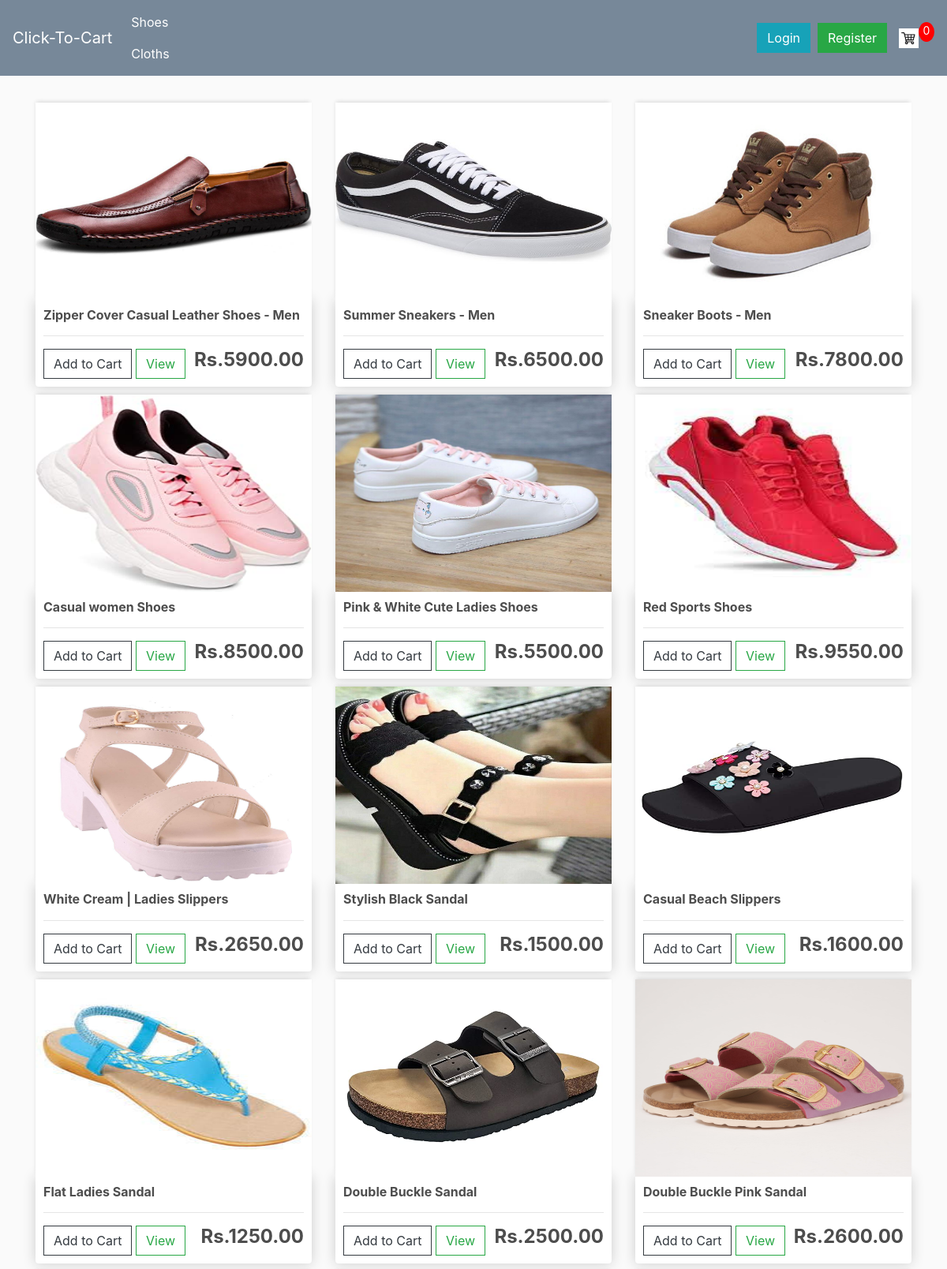
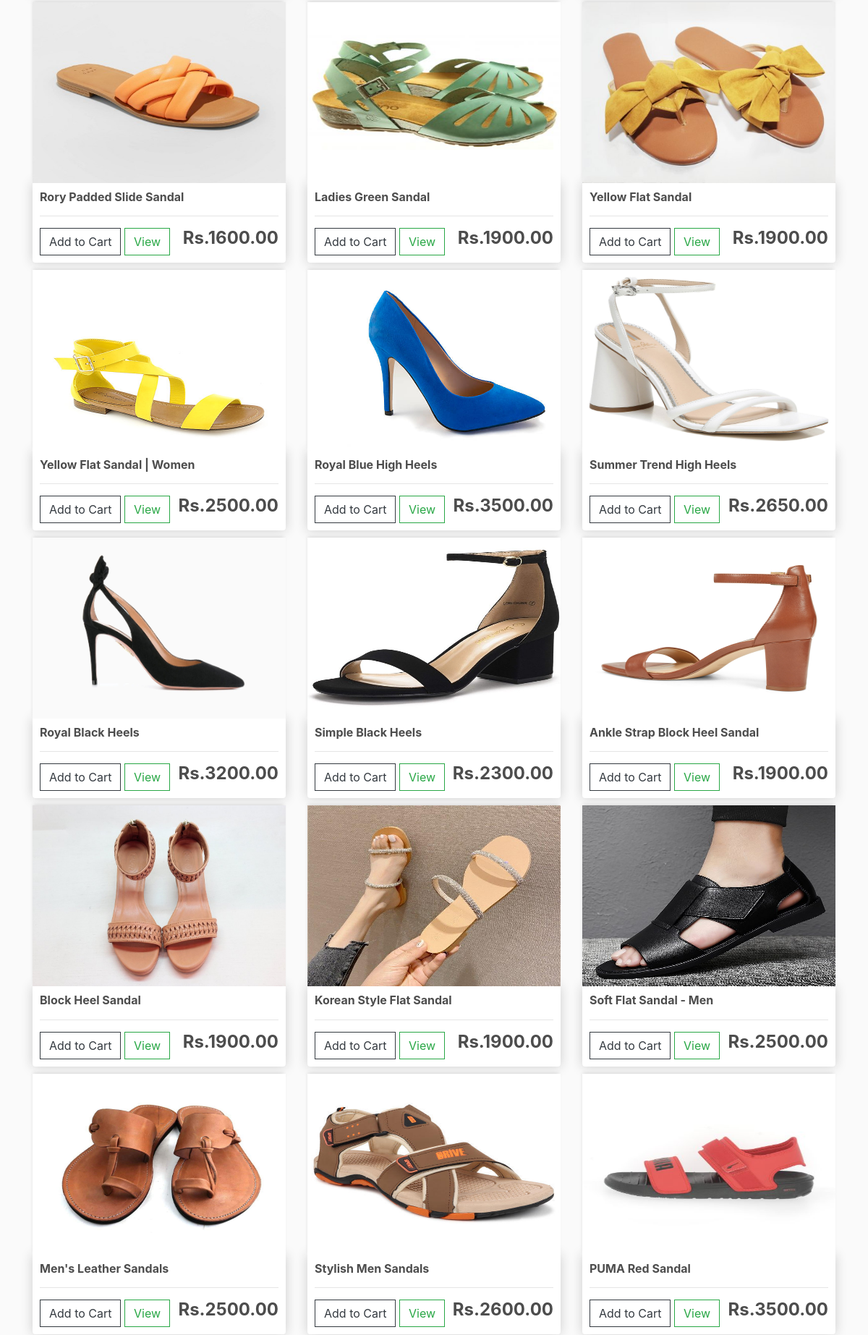
The page / (upper part) on the database its author committed (2 pictures, top to bottom).
### store/models.py (models this page shows, shortened)
class Product(models.Model):
   name = models.CharField(max_length=200, null=True)
   price = models.FloatField()
   digital = models.BooleanField(default=False,null=True, blank=False)
   image = models.ImageField(null=True, blank=True)
   @property
   def imageURL(self):
      try:
         url = self.image.url
      except:
         url = ''
      return url

### store/views.py (the view)
# urls.py: path('',include('store.urls')),
def store(request):
    if request.user.is_authenticated:
        customer = request.user.customer
        order, created = Order.objects.get_or_create(customer=customer, complete=False)
        items = order.orderitem_set.all()
        cartItems = order.get_cart_items
    else:
        items = []
        order = {'get_cart_total': 0, 'get_cart_items':0, 'shipping':False}
        cartItems = order['get_cart_items']
    products = Product.objects.all()
    context = {'products':products, 'cartItems':cartItems}
    return render(request, 'store/store.html', context)

### store/templates/store/store.html
{% extends 'store/main.html' %}
{% load static %}
{% block content %}
     <div class="row">
		{% for product in products %}
		<div class="col-lg-4">
             <img class="thumbnail" src="{{product.imageURL}}">
			<div class="box-element product">
                 <h6><strong>{{product.name}}</strong></h6>
                 <hr>
                 <button data-product={{product.id}} data-action="add"  class="btn btn-outline-dark
                  add-btn update-cart" >Add to Cart</button>
				<a class="btn btn-outline-success" href="#" href="#">View</a>
				<h4 style="display: inline-block; float: right"><strong>
					Rs.{{product.price|floatformat:2}}</strong></h4>
			</div>
		</div>
		 {% endfor %}
	</div>
	{% endblock content %}

### static/css/main.css (style rules this page uses)
body { background-color: hsl(0, 0%, 98%); }
h1,h2,h3,h4,h5,h6 { color:hsl(0, 0%, 30%); }
.box-element { box-shadow:hsl(0, 0%, 80%) 0 0 16px; background-color: #fff; border-radius: 4px; padding: 10px; }
.thumbnail { width: 100%; height: 250px; -webkit-box-shadow: -1px -3px 5px -2px rgba(214,214,214,1); -moz-box-shadow: -1px -3px 5px -2px rgba(214,214,214,1); box-shadow: -1px -3px 5px -2px rgba(214,214,214,1); }
.product { border-radius: 0 0 4px 4px; }
.col-lg-4, .col-lg-6, .col-lg-8, .col-lg-12 { margin-top: 10px; }
.btn { border-radius: 0; }

### rows shown on the page
Product: imageURL (picture), name "Zipper Cover Casual Leather Shoes - Men", price "5900.00"
Product: imageURL (picture), name "Summer Sneakers - Men", price "6500.00"
Product: imageURL (picture), name "Sneaker Boots - Men", price "7800.00"
Product: imageURL (picture), name "Casual women Shoes", price "8500.00"
Product: imageURL (picture), name "Pink & White Cute Ladies Shoes", price "5500.00"
Product: imageURL (picture), name "Red Sports Shoes", price "9550.00"
Product: imageURL (picture), name "White Cream | Ladies Slippers", price "2650.00"
Product: imageURL (picture), name "Stylish Black Sandal", price "1500.00"
Product: imageURL (picture), name "Casual Beach Slippers", price "1600.00"
Product: imageURL (picture), name "Flat Ladies Sandal", price "1250.00"
Product: imageURL (picture), name "Double Buckle Sandal", price "2500.00"
Product: imageURL (picture), name "Double Buckle Pink Sandal", price "2600.00"
Product: imageURL (picture), name "Rory Padded Slide Sandal", price "1600.00"
Product: imageURL (picture), name "Ladies Green Sandal", price "1900.00"
Product: imageURL (picture), name "Yellow Flat Sandal", price "1900.00"
Product: imageURL (picture), name "Yellow Flat Sandal | Women", price "2500.00"
Product: imageURL (picture), name "Royal Blue High Heels", price "3500.00"
Product: imageURL (picture), name "Summer Trend High Heels", price "2650.00"
Product: imageURL (picture), name "Royal Black Heels", price "3200.00"
Product: imageURL (picture), name "Simple Black Heels", price "2300.00"
Product: imageURL (picture), name "Ankle Strap Block Heel Sandal", price "1900.00"
Product: imageURL (picture), name "Block Heel Sandal", price "1900.00"
Product: imageURL (picture), name "Korean Style Flat Sandal", price "1900.00"
Product: imageURL (picture), name "Soft Flat Sandal - Men", price "2500.00"
Product: imageURL (picture), name "Men's Leather Sandals", price "2500.00"
Product: imageURL (picture), name "Stylish Men Sandals", price "2600.00"
Product: imageURL (picture), name "PUMA Red Sandal", price "3500.00"

### other values the page prints
{{ cartItems }} "0"
